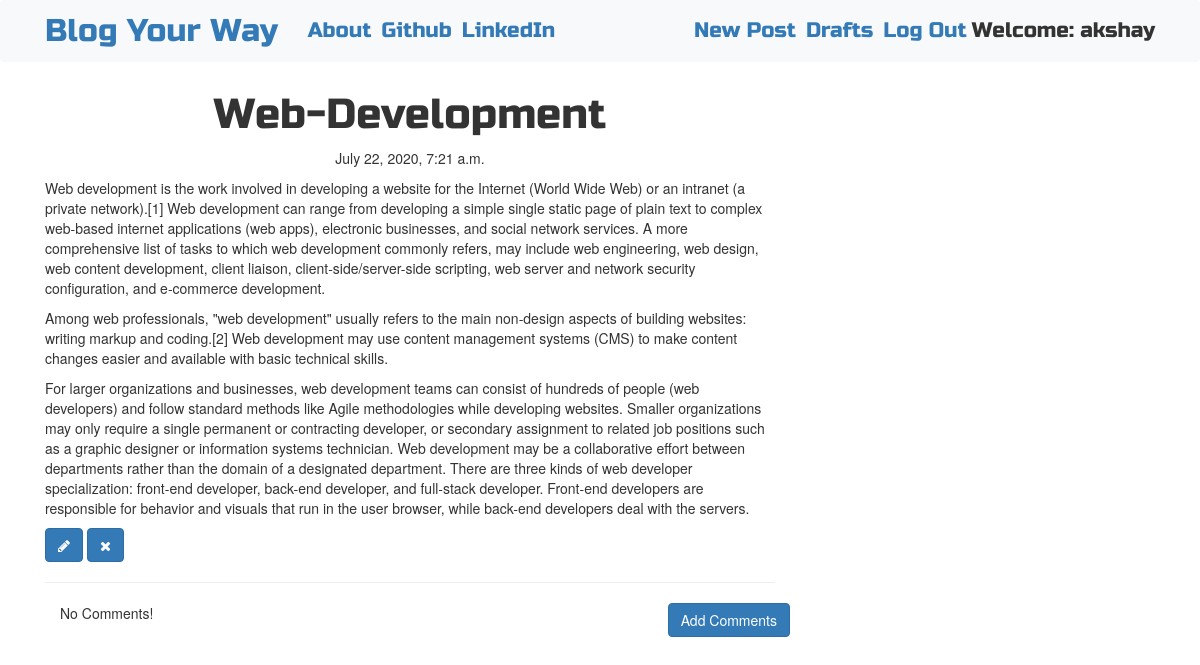
Screenshot of /post/4 (signed in) with the database file from the repository.
### blog/models.py (models this page shows, shortened)
class Post(models.Model):
    author = models.ForeignKey('auth.User',on_delete=models.CASCADE)
    title = models.CharField(max_length = 256)
    text = models.TextField()
    created_date = models.DateTimeField(default = timezone.now)
    published_date = models.DateTimeField(blank = True,null = True)

### blog/views.py (the view)
# urls.py: path('post/<int:pk>',views.PostDetailView.as_view(),name = 'post_detail'),
class PostDetailView(DetailView):
    model = Post

### blog/templates/blog/post_detail.html
{% extends "blog/base.html" %}
{% block content %}
<h1 class = 'posttitle loader'>{{post.title}}</h1>
{% if post.published_date %}
<div class="date postdate">
  {{post.published_date}}
</div>
{% else %}
<a class = "btn btn-outline-dark" href="{% url 'post_publish' pk=post.pk %}">Publish</a>
{% endif %}
<p class="postcontent">{{post.text|safe|linebreaksbr}}</p>
{% if user.is_authenticated %}
<a class="btn btn-primary" href="{% url 'post_edit' pk=post.pk %}"><span class="fa fa-pencil"></span></a>
<a class="btn btn-primary" href="{% url 'post_remove' pk=post.pk %}"><span class="fa fa-remove"></span></a>
{% endif %}
<hr>
<a class="btn btn-primary btn-comment" href="{% url 'add_comment_to_post' pk=post.pk %}">Add Comments</a>
<div class="container">
{% for comment in post.comments.all %}
<br>
{% if user.is_authenticated or comment.approved_comment %}
{{comment.created_date}}
{% if not comment.approved_comment %}
<a class="btn btn-primary" href="{% url 'comment_remove' pk=comment.pk %}"><span class="fa fa-remove"></span></a>
<a class="btn btn-primary" href="{% url 'comment_approve' pk=comment.pk %}"><span class="fa fa-check"></span></a>
{% endif %}
  <p>{{comment.text|safe|linebreaksbr}}</p>
  <p>Posted By: <strong>{{comment.author}}</strong></p>
{% endif %}
{% empty %}
<p>No Comments!</p>
{% endfor %}
</div>
{% endblock %}

### blog/templates/blog/base.html (shortened to what this page needs)
<!DOCTYPE html>
{% load static %}
<html lang="en" dir="ltr">
  <head>
    <link rel="stylesheet" href="https://stackpath.bootstrapcdn.com/bootstrap/4.1.3/css/bootstrap.min.css"
>
    <link href="https://maxcdn.bootstrapcdn.com/font-awesome/4.7.0/css/font-awesome.min.css" rel="stylesheet">
    <link rel="stylesheet" href="//cdn.jsdelivr.net/medium-editor/latest/css/medium-editor.min.css" type="text/css" media="screen" charset="utf-8">
    <link rel="stylesheet" href="https://maxcdn.bootstrapcdn.com/bootstrap/3.4.1/css/bootstrap.min.css">
    <link rel="stylesheet" href="{% static 'css/blog.css' %}">
  </head>
  <body class="loader">
    <nav class="navbar navbar-expand-lg bg-light techfont">
      <div class="container">
        <div class="navbar-nav align-items-center">
          <a class="navbar-brand bigbrand" href="{% url 'post_list' %}">Blog Your Way</a>
          <a class="nav-item nav-link" href="{% url 'about' %}">About</a>
          <a class="nav-item nav-link" href="https://github.com/parateakshay">Github</a>
          <a class="nav-item nav-link" href="https://www.linkedin.com">LinkedIn</a>
        </div>
          <div class="navbar-nav align-items-center ml-auto">
            {% if user.is_authenticated %}
              <a class="nav-item nav-link" href="{% url 'post_view' %}">New Post</a>
                <a class="nav-item nav-link" href="{% url 'post_draft_list' %}">Drafts</a>
                  <a class="nav-item nav-link" href="{% url 'logout' %}">Log Out</a>
                  <a>Welcome: {{user.username}}</a>
                  {% else %}
                  <a class="nav-item nav-link" href="{% url 'login' %}" aria-label="Login">
                  <span class = "fa fa-user" aria-hidden="true"></span></a>
            {% endif %}
          </div>
        </div>
      </nav>
      <div class="content container">
          <div class="row">
              <div class="col-md-8">
                <div class="blog_posts">
                  {% block content %}
                  {% endblock %}
                </div>
              </div>
          </div>
      </div>
  </body>
</html>

### blog/static/css/blog.css (style rules this page uses)
.techfont { font-family: 'Russo One', sans-serif; font-size: 1.5em; margin-bottom: 10px; }
.postdate { text-align: center; }
.posttitle { font-family: 'Russo One', sans-serif; font-size: 3em; text-align: center; }
.postcontent { font-family: 'Montserrat'; font-size: 1.5em; }
.btn-comment { position: absolute; right: 0px; }
.bigbrand { font-size: 1.5em; }
.loader { filter:hue-rotate(0deg); color: linear-gradient(45deg,#0f8,#08f); animation:hue 5000ms infinite linear; }

### rows the page displays
Post: title "Web-Development", published_date "July 22, 2020, 7:21 a.m.", text "Web development is the work involved in developing a website for the Internet (World Wide Web) or an intranet (a private network).[1] Web development can range from developing a simple single static page of plain text to complex web-based internet applications (web apps), electronic businesses, and social network services. A more comprehensive list of tasks to which web development commonly refers, may include web engineering, web design, web content development, client liaison, client-side/server-side scripting, web server and network security configuration, and e-commerce development. Among web professionals, \"web development\" usually refers to the main non-design aspects of building…"

### other values shown
{{ user.username }} "akshay"
